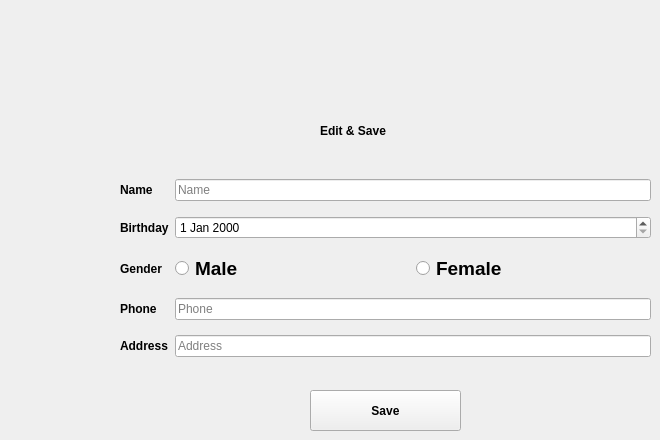
   <widget class="QWidget" name="page_5">
    <widget class="QPushButton" name="Save">
     <property name="geometry">
      <rect>
       <x>310</x>
       <y>390</y>
       <width>151</width>
       <height>41</height>
      </rect>
     </property>
     <property name="font">
      <font>
       <family>Arial</family>
       <weight>75</weight>
       <bold>true</bold>
      </font>
     </property>
     <property name="text">
      <string>Save</string>
     </property>
    </widget>
    <widget class="QLabel" name="label_13">
     <property name="geometry">
      <rect>
       <x>320</x>
       <y>110</y>
       <width>131</width>
       <height>41</height>
      </rect>
     </property>
     <property name="font">
      <font>
       <family>Arial</family>
       <weight>75</weight>
       <bold>true</bold>
      </font>
     </property>
     <property name="text">
      <string>Edit &amp; Save</string>
     </property>
    </widget>
    <widget class="QWidget" name="layoutWidget">
     <property name="geometry">
      <rect>
       <x>120</x>
       <y>170</y>
       <width>531</width>
       <height>201</height>
      </rect>
     </property>
     <layout class="QGridLayout" name="gridLayout_4">
      <item row="5" column="0">
       <widget class="QLabel" name="label_8">
        <property name="font">
         <font>
          <family>Arial</family>
          <weight>75</weight>
          <bold>true</bold>
         </font>
        </property>
        <property name="text">
         <string>Address</string>
        </property>
       </widget>
      </item>
      <item row="5" column="1">
       <widget class="QLineEdit" name="lineEdit_6">
        <property name="placeholderText">
         <string>Address</string>
        </property>
       </widget>
      </item>
      <item row="1" column="0">
       <widget class="QLabel" name="label_9">
        <property name="font">
         <font>
          <family>Arial</family>
          <weight>75</weight>
          <bold>true</bold>
         </font>
        </property>
        <property name="text">
         <string>Birthday</string>
        </property>
       </widget>
      </item>
      <item row="0" column="1">
       <widget class="QLineEdit" name="lineEdit_3">
        <property name="placeholderText">
         <string>Name</string>
        </property>
       </widget>
      </item>
      <item row="4" column="0">
       <widget class="QLabel" name="label_10">
        <property name="font">
         <font>
          <family>Arial</family>
          <weight>75</weight>
          <bold>true</bold>
         </font>
        </property>
        <property name="text">
         <string>Phone</string>
        </property>
       </widget>
      </item>
      <item row="4" column="1">
       <widget class="QLineEdit" name="lineEdit_10">
        <property name="placeholderText">
         <string>Phone</string>
        </property>
       </widget>
      </item>
      <item row="0" column="0">
       <widget class="QLabel" name="label_11">
        <property name="font">
         <font>
          <family>Arial</family>
          <weight>75</weight>
          <bold>true</bold>
         </font>
        </property>
        <property name="text">
         <string>Name</string>
        </property>
       </widget>
      </item>
      <item row="1" column="1">
       <widget class="QDateEdit" name="dateEdit_2"/>
      </item>
      <item row="2" column="1">
       <layout class="QHBoxLayout" name="horizontalLayout_3">
        <item>
         <layout class="QHBoxLayout" name="horizontalLayout_4">
          <item>
           <widget class="QRadioButton" name="genderPM_2">
            <property name="font">
             <font>
              <family>Arial</family>
              <pointsize>14</pointsize>
              <weight>75</weight>
              <bold>true</bold>
             </font>
            </property>
            <property name="cursor">
             <cursorShape>PointingHandCursor</cursorShape>
            </property>
            <property name="text">
             <string>Male</string>
            </property>
           </widget>
          </item>
          <item>
           <widget class="QRadioButton" name="genderPF_2">
            <property name="font">
             <font>
              <family>Arial</family>
              <pointsize>14</pointsize>
              <weight>75</weight>
              <bold>true</bold>
             </font>
            </property>
            <property name="cursor">
             <cursorShape>PointingHandCursor</cursorShape>
            </property>
            <property name="text">
             <string>Female</string>
            </property>
           </widget>
          </item>
         </layout>
        </item>
       </layout>
      </item>
      <item row="2" column="0">
       <widget class="QLabel" name="label_12">
        <property name="font">
         <font>
          <family>Arial</family>
          <weight>75</weight>
          <bold>true</bold>
         </font>
        </property>
        <property name="text">
         <string>Gender</string>
        </property>
       </widget>
      </item>
     </layout>
    </widget>
   </widget>
